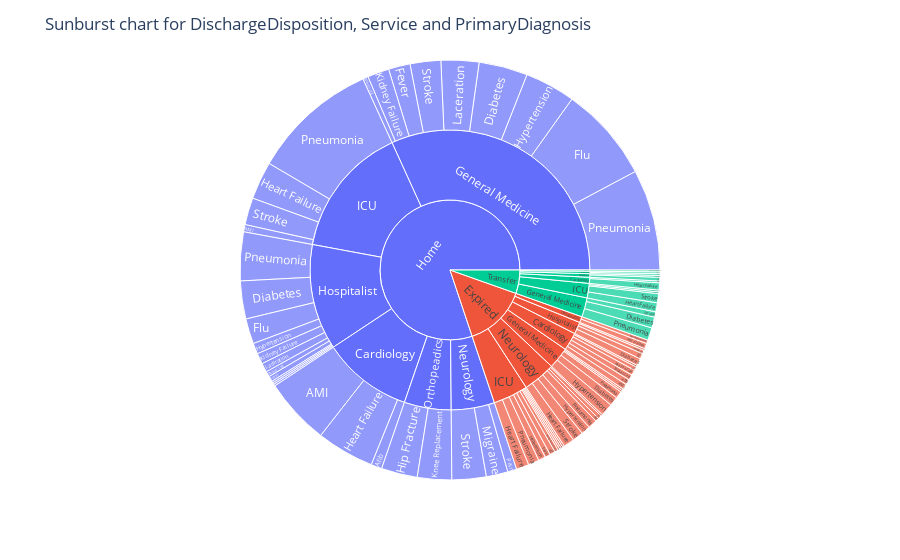

Here is the notebook cell this chart was saved with:
### Code cell
#5. Show how Discharge disposition, Service and Primary Diagnosis are connected using a chart. 


import plotly.express as px

# Group the dataframe by DischargeDisposition, Service and PrimaryDiagnosis and count the number of rows
df_grouped = df_Dis.groupby(['DischargeDisposition', 'Service', 'PrimaryDiagnosis']).size().reset_index(name='count')

# Plot the dataframe as a sunburst chart with nested rings proportional to the count
fig = px.sunburst(df_grouped, path=['DischargeDisposition', 'Service', 'PrimaryDiagnosis'], values='count')

# Add title
fig.update_layout(title='Sunburst chart for DischargeDisposition, Service and PrimaryDiagnosis')

# Show the plot
fig.show()

### Figure 1 — Plotly figure (JSON) as saved in the notebook; plotly's stock layout.template omitted (floating-point values rounded to 4 significant figures)
{"data": [{"branchvalues": "total", "domain": {"x": [0, 1], "y": [0, 1]}, "hovertemplate": "labels=%{label}<br>count=%{value}<br>parent=%{parent}<br>id=%{id}<extra></extra>", "ids": ["Expired/Cardiology/AMI", "Home/Cardiology/AMI", "Home/Hospitalist/AMI", "Expired/ICU/AMI", "Home/ICU/AMI", "Expired/Neurology/AMI", "Expired/Cardiology/Afib", "Home/Cardiology/Afib", "Transfer/Cardiology/Afib", "Expired/ICU/Afib", "Expired/Cardiology/Broken Leg", "Home/General Medicine/Broken Leg", "Home/Hospitalist/Broken Leg", "Expired/General Medicine/Diabetes", "Home/General Medicine/Diabetes", "Transfer/General Medicine/Diabetes", "Expired/Hospitalist/Diabetes", "Home/Hospitalist/Diabetes", "Transfer/Hospitalist/Diabetes", "Expired/General Medicine/Fever", "Home/General Medicine/Fever", "Home/Hospitalist/Fever", "Expired/ICU/Fever", "Expired/Cardiology/Flu", "Expired/General Medicine/Flu", "Home/General Medicine/Flu", "Expired/Hospitalist/Flu", "Home/Hospitalist/Flu", "Transfer/Hospitalist/Flu", "Expired/ICU/Flu", "Expired/Neurology/Flu", "Expired/Cardiology/Heart Failure", "Home/Cardiology/Heart Failure", "Transfer/Cardiology/Heart Failure", "Expired/ICU/Heart Failure", "Home/ICU/Heart Failure", "Transfer/ICU/Heart Failure", "Expired/Neurology/Heart Failure", "Expired/Orthopeadics/Hip Fracture", "Home/Orthopeadics/Hip Fracture", "Expired/General Medicine/Hypertension", "Home/General Medicine/Hypertension", "Home/Hospitalist/Hypertension", "Expired/ICU/Hypertension", "Expired/Neurology/Hypertension", "Expired/Cardiology/Kidney Failure", "Home/General Medicine/Kidney Failure", "Home/Hospitalist/Kidney Failure", "Expired/ICU/Kidney Failure", "Home/Hospitalist/Knee Replacement", "Expired/Orthopeadics/Knee Replacement", "Home/Orthopeadics/Knee Replacement", "Transfer/Orthopeadics/Knee Replacement", "Home/General Medicine/Laceration", "Expired/Hospitalist/Laceration", "Home/Hospitalist/Laceration", "Transfer/ICU/Laceration", "Home/Neurology/Migraine", "Expired/Neurology/Pain", "Home/Neurology/Pain", "Transfer/Neurology/Pain", "Expired/General Medicine/Pneumonia", "Home/General Medicine/Pneumonia", "Transfer/General Medicine/Pneumonia", "Expired/Hospitalist/Pneumonia", "Home/Hospitalist/Pneumonia", "Expired/ICU/Pneumonia", "Home/ICU/Pneumonia", "Transfer/ICU/Pneumonia", "Expired/Neurology/Pneumonia", "Expired/ICU/Spinal Cord Injury", "Home/General Medicine/Stroke", "Transfer/General Medicine/Stroke", "Home/Hospitalist/Stroke", "Expired/ICU/Stroke", "Home/ICU/Stroke", "Transfer/ICU/Stroke", "Expired/Neurology/Stroke", "Home/Neurology/Stroke", "Transfer/Neurology/Stroke", "Expired/Cardiology", "Home/Cardiology", "Transfer/Cardiology", "Expired/General Medicine", "Home/General Medicine", "Transfer/General Medicine", "Expired/Hospitalist", "Home/Hospitalist", "Transfer/Hospitalist", "Expired/ICU", "Home/ICU", "Transfer/ICU", "Expired/Neurology", "Home/Neurology", "Transfer/Neurology", "Expired/Orthopeadics", "Home/Orthopeadics", "Transfer/Orthopeadics", "Expired", "Home", "Transfer"], "labels": ["AMI", "AMI", "AMI", "AMI", "AMI", "AMI", "Afib", "Afib", "Afib", "Afib", "Broken Leg", "Broken Leg", "Broken Leg", "Diabetes", "Diabetes", "Diabetes", "Diabetes", "Diabetes", "Diabetes", "Fever", "Fever", "Fever", "Fever", "Flu", "Flu", "Flu", "Flu", "Flu", "Flu", "Flu", "Flu", "Heart Failure", "Heart Failure", "Heart Failure", "Heart Failure", "Heart Failure", "Heart Failure", "Heart Failure", "Hip Fracture", "Hip Fracture", "Hypertension", "Hypertension", "Hypertension", "Hypertension", "Hypertension", "Kidney Failure", "Kidney Failure", "Kidney Failure", "Kidney Failure", "Knee Replacement", "Knee Replacement", "Knee Replacement", "Knee Replacement", "Laceration", "Laceration", "Laceration", "Laceration", "Migraine", "Pain", "Pain", "Pain", "Pneumonia", "Pneumonia", "Pneumonia", "Pneumonia", "Pneumonia", "Pneumonia", "Pneumonia", "Pneumonia", "Pneumonia", "Spinal Cord Injury", "Stroke", "Stroke", "Stroke", "Stroke", "Stroke", "Stroke", "Stroke", "Stroke", "Stroke", "Cardiology", "Cardiology", "Cardiology", "General Medicine", "General Medicine", "General Medicine", "Hospitalist", "Hospitalist", "Hospitalist", "ICU", "ICU", "ICU", "Neurology", "Neurology", "Neurology", "Orthopeadics", "Orthopeadics", "Orthopeadics", "Expired", "Home", "Transfer"], "name": "", "parents": ["Expired/Cardiology", "Home/Cardiology", "Home/Hospitalist", "Expired/ICU", "Home/ICU", "Expired/Neurology", "Expired/Cardiology", "Home/Cardiology", "Transfer/Cardiology", "Expired/ICU", "Expired/Cardiology", "Home/General Medicine", "Home/Hospitalist", "Expired/General Medicine", "Home/General Medicine", "Transfer/General Medicine", "Expired/Hospitalist", "Home/Hospitalist", "Transfer/Hospitalist", "Expired/General Medicine", "Home/General Medicine", "Home/Hospitalist", "Expired/ICU", "Expired/Cardiology", "Expired/General Medicine", "Home/General Medicine", "Expired/Hospitalist", "Home/Hospitalist", "Transfer/Hospitalist", "Expired/ICU", "Expired/Neurology", "Expired/Cardiology", "Home/Cardiology", "Transfer/Cardiology", "Expired/ICU", "Home/ICU", "Transfer/ICU", "Expired/Neurology", "Expired/Orthopeadics", "Home/Orthopeadics", "Expired/General Medicine", "Home/General Medicine", "Home/Hospitalist", "Expired/ICU", "Expired/Neurology", "Expired/Cardiology", "Home/General Medicine", "Home/Hospitalist", "Expired/ICU", "Home/Hospitalist", "Expired/Orthopeadics", "Home/Orthopeadics", "Transfer/Orthopeadics", "Home/General Medicine", "Expired/Hospitalist", "Home/Hospitalist", "Transfer/ICU", "Home/Neurology", "Expired/Neurology", "Home/Neurology", "Transfer/Neurology", "Expired/General Medicine", "Home/General Medicine", "Transfer/General Medicine", "Expired/Hospitalist", "Home/Hospitalist", "Expired/ICU", "Home/ICU", "Transfer/ICU", "Expired/Neurology", "Expired/ICU", "Home/General Medicine", "Transfer/General Medicine", "Home/Hospitalist", "Expired/ICU", "Home/ICU", "Transfer/ICU", "Expired/Neurology", "Home/Neurology", "Transfer/Neurology", "Expired", "Home", "Transfer", "Expired", "Home", "Transfer", "Expired", "Home", "Transfer", "Expired", "Home", "Transfer", "Expired", "Home", "Transfer", "Expired", "Home", "Transfer", "", "", ""], "type": "sunburst", "values": [3, 37, 1, 1, 4, 2, 3, 6, 1, 1, 3, 3, 3, 5, 27, 6, 4, 21, 1, 1, 12, 3, 3, 2, 1, 53, 3, 14, 2, 3, 2, 3, 32, 4, 7, 21, 5, 6, 3, 20, 7, 28, 6, 4, 5, 1, 12, 6, 1, 1, 2, 19, 1, 21, 2, 5, 1, 12, 1, 5, 1, 4, 56, 7, 1, 27, 6, 70, 1, 5, 2, 17, 3, 1, 1, 15, 5, 6, 19, 1, 15, 75, 5, 18, 229, 16, 10, 88, 3, 29, 110, 12, 27, 36, 2, 5, 39, 1, 104, 577, 39]}], "layout": {"legend": {"tracegroupgap": 0}, "margin": {"t": 60}, "title": {"text": "Sunburst chart for DischargeDisposition, Service and PrimaryDiagnosis"}}}
